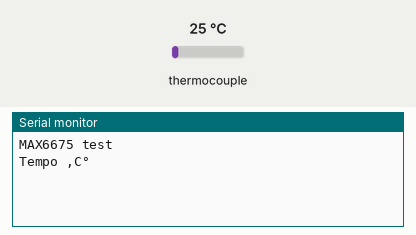
A sketch run on a simulated Arduino Uno, built with avr-gcc and run on an emulated ATmega328P. On the bench: the last lines printed to the serial monitor. The test bench sets the inputs (shaded band); at power-on: thermocouple 25 °C.

Above: at 1.7 s.
1.8 s: thermocouple set to 6 °C
At 7.6 s:
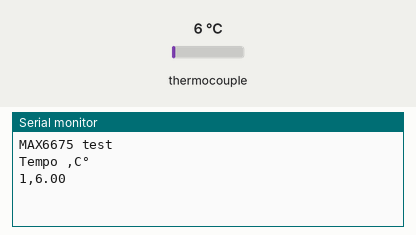
14.0 s: thermocouple set to 75 °C
At 19.2 s:
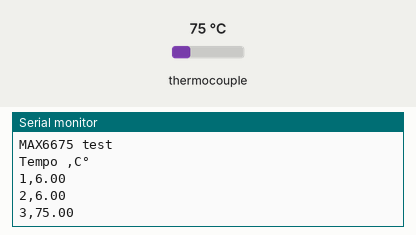
Timing chart, 0 to 20.7 s (numbered marks = the images above; inputs shaded):
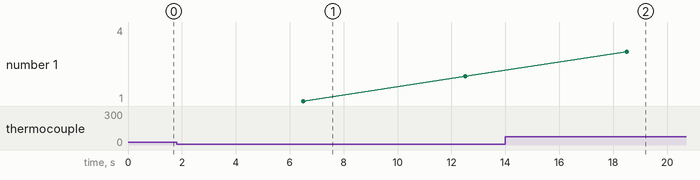

Measured:
- after the input at 1.8 s, the serial monitor: prints a new line after 4.7 s (image 1)
- after the input at 14.0 s, the serial monitor: prints a new line after 4.5 s (image 2)

The sketch:

termocoppia_vera.ino
```cpp
// this example is public domain. enjoy!
// https://learn.adafruit.com/thermocouple/

#include "max6675.h"

int thermoDO = 6;
int thermoCS = 5;
int thermoCLK = 4;

MAX6675 thermocouple(thermoCLK, thermoCS, thermoDO);

int VccPin = 3;
int GndPin = 2;
unsigned long old_millis=0;
unsigned long delta=6000;
int minuti=1;

void setup() {
  Serial.begin(9600);

  pinMode(VccPin, OUTPUT);
  pinMode(GndPin, OUTPUT);

  digitalWrite(VccPin, HIGH);
  digitalWrite(GndPin, LOW);

  Serial.println("MAX6675 test");
  Serial.println("Tempo ,C°");
  // wait for MAX chip to stabilize
  delay(500);
}

void loop() {
  // basic readout test, just print the current temp
  unsigned long now=millis();
  if(now>=old_millis+delta){
   //Serial.print("C = ");
   Serial.print(minuti);
   Serial.print(",");
   Serial.println(thermocouple.readCelsius());
   //Serial.print("F = ");
   //Serial.println(thermocouple.readFahrenheit());
   old_millis=now;
   minuti=minuti+1;
  }
   // For the MAX6675 to update, you must delay AT LEAST 250ms between reads!
   delay(1000);
}
```
